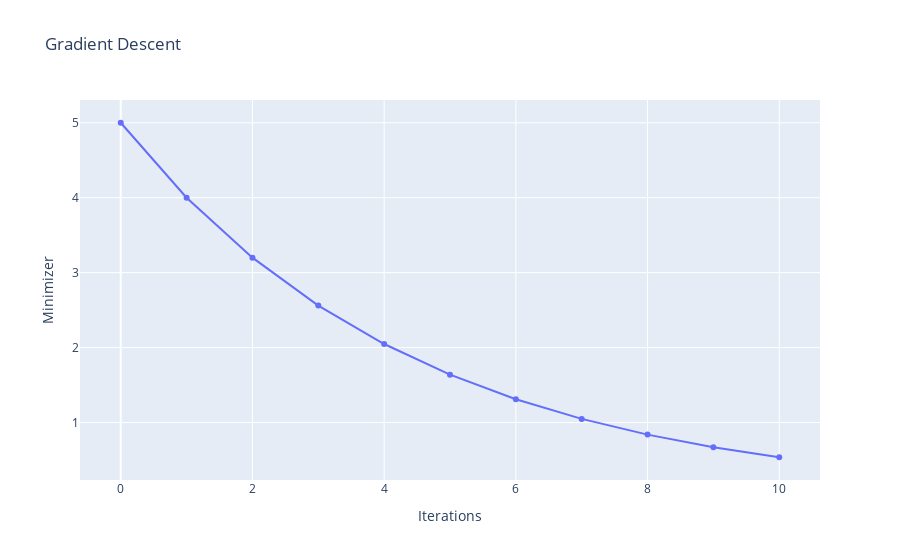

Notebook source saved alongside this figure:
### Code cell
import plotly.graph_objs as go

class Solution:
    def get_minimizer(self, iterations: int, learning_rate: float, init: int) -> float:
        minimizer = init
        minimizer_values = [minimizer]  # List to store minimizer values
        
        for _ in range(iterations):
            derivative = 2 * minimizer
            minimizer = minimizer - learning_rate * derivative
            minimizer_values.append(minimizer)  # Append the updated minimizer value
        
        return minimizer_values
    
    def plot_gradient_descent(self, minimizer_values):
        iterations = len(minimizer_values)
        iterations_range = list(range(iterations))
        
        # Create a Plotly trace for the minimizer values
        trace = go.Scatter(x=iterations_range, y=minimizer_values, mode='lines+markers', name='Minimizer')
        
        # Create layout for the plot
        layout = go.Layout(title='Gradient Descent',
                           xaxis=dict(title='Iterations'),
                           yaxis=dict(title='Minimizer'))
        
        # Create figure and add trace to it
        fig = go.Figure(data=[trace], layout=layout)
        
        # Show the plot
        fig.show()

# Example usage
solution = Solution()
minimizer_values = solution.get_minimizer(iterations=10, learning_rate=0.1, init=5)
print("Minimizer Values:", minimizer_values)
solution.plot_gradient_descent(minimizer_values)

### Figure 1 — Plotly figure (JSON) as saved in the notebook; plotly's stock layout.template omitted (floating-point values rounded to 4 significant figures)
{"data": [{"mode": "lines+markers", "name": "Minimizer", "type": "scatter", "x": [0, 1, 2, 3, 4, 5, 6, 7, 8, 9, 10], "y": [5, 4, 3.2, 2.56, 2.048, 1.638, 1.311, 1.049, 0.8389, 0.6711, 0.5369]}], "layout": {"title": {"text": "Gradient Descent"}, "xaxis": {"title": {"text": "Iterations"}}, "yaxis": {"title": {"text": "Minimizer"}}}}
